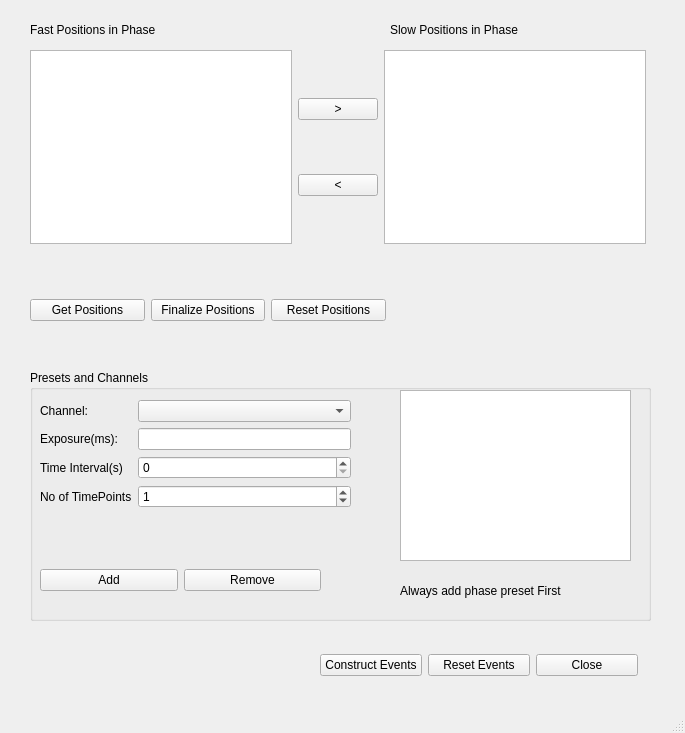
<?xml version="1.0" encoding="UTF-8"?>
<ui version="4.0">
 <class>EventsWindow</class>
 <widget class="QMainWindow" name="EventsWindow">
  <property name="geometry">
   <rect>
    <x>0</x>
    <y>0</y>
    <width>685</width>
    <height>733</height>
   </rect>
  </property>
  <property name="windowTitle">
   <string>MainWindow</string>
  </property>
  <widget class="QWidget" name="centralwidget">
   <widget class="QLabel" name="FastPositionsLabel">
    <property name="geometry">
     <rect>
      <x>30</x>
      <y>20</y>
      <width>171</width>
      <height>19</height>
     </rect>
    </property>
    <property name="text">
     <string>Fast Positions in Phase</string>
    </property>
   </widget>
   <widget class="QWidget" name="horizontalLayoutWidget">
    <property name="geometry">
     <rect>
      <x>30</x>
      <y>270</y>
      <width>356</width>
      <height>80</height>
     </rect>
    </property>
    <layout class="QHBoxLayout" name="positionsButtonsLayout">
     <item>
      <widget class="QPushButton" name="getPositionsButton">
       <property name="text">
        <string>Get Positions</string>
       </property>
      </widget>
     </item>
     <item>
      <widget class="QPushButton" name="finalizePositionsButton">
       <property name="text">
        <string>Finalize Positions</string>
       </property>
      </widget>
     </item>
     <item>
      <widget class="QPushButton" name="resetPositionsButton">
       <property name="text">
        <string>Reset Positions</string>
       </property>
      </widget>
     </item>
    </layout>
   </widget>
   <widget class="QLabel" name="SlowPositionsLabel">
    <property name="geometry">
     <rect>
      <x>390</x>
      <y>20</y>
      <width>171</width>
      <height>19</height>
     </rect>
    </property>
    <property name="text">
     <string>Slow Positions in Phase</string>
    </property>
   </widget>
   <widget class="QGroupBox" name="presetsBox">
    <property name="geometry">
     <rect>
      <x>30</x>
      <y>370</y>
      <width>621</width>
      <height>251</height>
     </rect>
    </property>
    <property name="title">
     <string>Presets and Channels</string>
    </property>
    <widget class="QWidget" name="horizontalLayoutWidget_3">
     <property name="geometry">
      <rect>
       <x>10</x>
       <y>190</y>
       <width>281</width>
       <height>41</height>
      </rect>
     </property>
     <layout class="QHBoxLayout" name="presetsLayout">
      <item>
       <widget class="QPushButton" name="addPresetButton">
        <property name="text">
         <string>Add</string>
        </property>
       </widget>
      </item>
      <item>
       <widget class="QPushButton" name="removePresetButton">
        <property name="text">
         <string>Remove</string>
        </property>
       </widget>
      </item>
     </layout>
    </widget>
    <widget class="QListWidget" name="channelExposureList">
     <property name="geometry">
      <rect>
       <x>370</x>
       <y>20</y>
       <width>231</width>
       <height>171</height>
      </rect>
     </property>
    </widget>
    <widget class="QWidget" name="formLayoutWidget">
     <property name="geometry">
      <rect>
       <x>10</x>
       <y>30</y>
       <width>311</width>
       <height>141</height>
      </rect>
     </property>
     <layout class="QFormLayout" name="channelExposureLayout">
      <item row="0" column="0">
       <widget class="QLabel" name="channelLabel">
        <property name="text">
         <string>Channel:</string>
        </property>
       </widget>
      </item>
      <item row="0" column="1">
       <widget class="QComboBox" name="presets"/>
      </item>
      <item row="1" column="0">
       <widget class="QLabel" name="exposureLabel">
        <property name="text">
         <string>Exposure(ms):</string>
        </property>
       </widget>
      </item>
      <item row="1" column="1">
       <widget class="QLineEdit" name="exposure"/>
      </item>
      <item row="2" column="0">
       <widget class="QLabel" name="timeIntervalLabel">
        <property name="text">
         <string>Time Interval(s)</string>
        </property>
       </widget>
      </item>
      <item row="2" column="1">
       <widget class="QSpinBox" name="minTimeIntervalSpinBox">
        <property name="maximum">
         <number>10000</number>
        </property>
       </widget>
      </item>
      <item row="3" column="0">
       <widget class="QLabel" name="nTimePointsLabel">
        <property name="text">
         <string>No of TimePoints</string>
        </property>
       </widget>
      </item>
      <item row="3" column="1">
       <widget class="QSpinBox" name="nTimePointsSpinBox">
        <property name="maximum">
         <number>500</number>
        </property>
        <property name="value">
         <number>1</number>
        </property>
       </widget>
      </item>
     </layout>
    </widget>
    <widget class="QLabel" name="label">
     <property name="geometry">
      <rect>
       <x>370</x>
       <y>200</y>
       <width>231</width>
       <height>41</height>
      </rect>
     </property>
     <property name="text">
      <string>Always add phase preset First</string>
     </property>
    </widget>
   </widget>
   <widget class="QWidget" name="horizontalLayoutWidget_2">
    <property name="geometry">
     <rect>
      <x>30</x>
      <y>50</y>
      <width>616</width>
      <height>194</height>
     </rect>
    </property>
    <layout class="QHBoxLayout" name="positionListsLayout">
     <item>
      <widget class="QListWidget" name="fastPositions"/>
     </item>
     <item>
      <layout class="QVBoxLayout" name="verticalLayout">
       <item>
        <widget class="QPushButton" name="sendToSlowButton">
         <property name="text">
          <string>&gt;</string>
         </property>
        </widget>
       </item>
       <item>
        <widget class="QPushButton" name="sendToFastButton">
         <property name="text">
          <string>&lt;</string>
         </property>
        </widget>
       </item>
      </layout>
     </item>
     <item>
      <widget class="QListWidget" name="slowPositions"/>
     </item>
    </layout>
   </widget>
   <widget class="QWidget" name="horizontalLayoutWidget_4">
    <property name="geometry">
     <rect>
      <x>320</x>
      <y>640</y>
      <width>318</width>
      <height>51</height>
     </rect>
    </property>
    <layout class="QHBoxLayout" name="eventButtonsLayout">
     <item>
      <widget class="QPushButton" name="constructEventsButton">
       <property name="text">
        <string>Construct Events</string>
       </property>
      </widget>
     </item>
     <item>
      <widget class="QPushButton" name="resetEventsButton">
       <property name="text">
        <string>Reset Events</string>
       </property>
      </widget>
     </item>
     <item>
      <widget class="QPushButton" name="closeWindowButton">
       <property name="text">
        <string>Close</string>
       </property>
      </widget>
     </item>
    </layout>
   </widget>
  </widget>
  <widget class="QMenuBar" name="menubar">
   <property name="geometry">
    <rect>
     <x>0</x>
     <y>0</y>
     <width>685</width>
     <height>21</height>
    </rect>
   </property>
  </widget>
  <widget class="QStatusBar" name="statusbar"/>
 </widget>
 <resources/>
 <connections/>
</ui>
